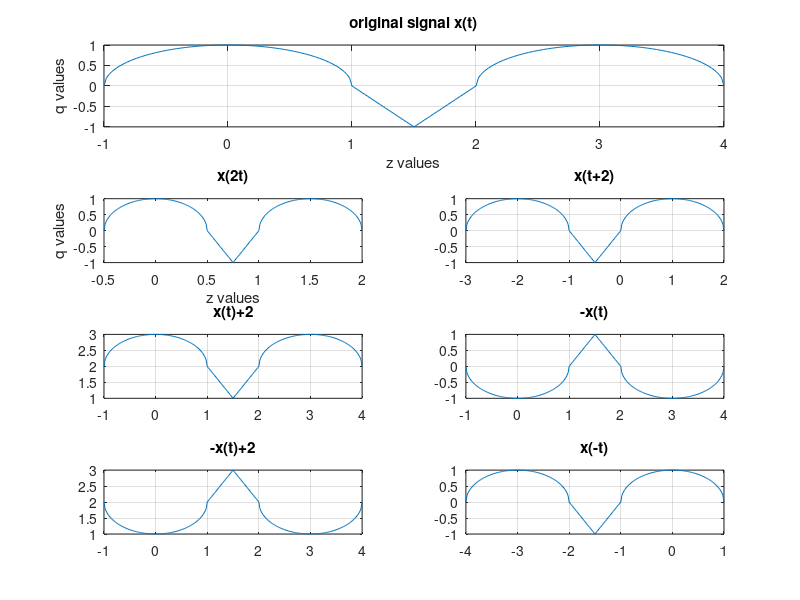

The MATLAB script that drew this image:
clear all;
close all;
clc;
x=linspace(-1,1,100);
y=sqrt(1-(x.^2));
a=linspace(2,4,100);
b=sqrt(1-(a-3).^2);
c=linspace(1,1.5,25);
y1=2*(1-c);
d=linspace(1.5,2,25);
y2=(d-2)/0.5;
z1=[x c];
z2=[z1 d];
z=[z2 a];
q1=[y y1];
q2=[q1 y2];
q=[q2 b];
subplot(4,2,[1 2]);
plot(z,q)
xlabel('z values');
ylabel('q values');
title('original signal x(t)');
grid on;

subplot(4,2,3);
plot(z.*0.5,q);
title('x(2t)');
xlabel('z values');
ylabel('q values');

subplot(4,2,4);
plot(z-2,q);
title('x(t+2)');
grid on;

subplot(4,2,5);
plot(z,q+2);
title('x(t)+2');
grid on;

subplot(4,2,7);
plot(z,-q+2);
title('-x(t)+2');
grid on;

subplot(4,2,6);
plot(z,-q);
title('-x(t)');
grid on;

subplot(4,2,8);
plot(-z,q);
title('x(-t)');
grid on;







